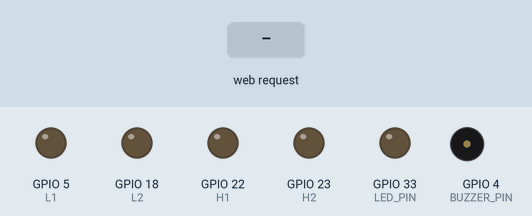
Bench run of a sketch on a simulated ESP32. On the bench: output pins drawn as LEDs (lit = HIGH), buzzer (waves = sounding, pin HIGH). The inputs (shaded band) are chosen by the test bench. WiFi joins after 1.5 s; servers stay silent unless stated; pins used as bus, display or sensor lines are not drawn; what the sketch prints to the serial monitor is not drawn.

Above: at 3.0 s.
3.1 s: HTTP request GET /forward received
At 3.4 s:
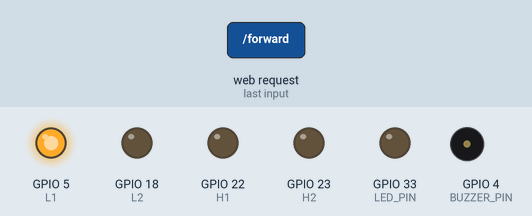
4.6 s: HTTP request GET /back received
At 5.7 s:
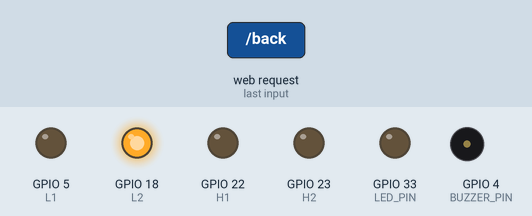
6.1 s: HTTP request GET /head_forward received
At 6.9 s:
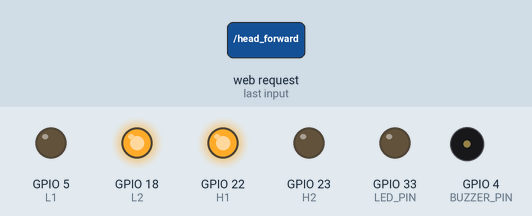
7.6 s: HTTP request GET /right received
At 8.0 s:
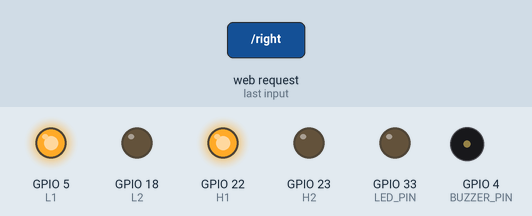
9.1 s: HTTP request GET /stop received
At 10.3 s:
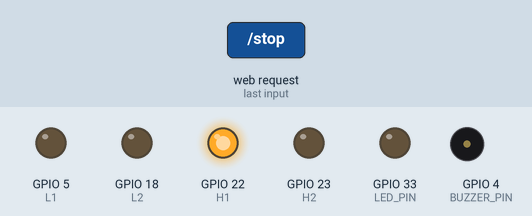
10.6 s: HTTP request GET /head_left received
At 11.5 s:
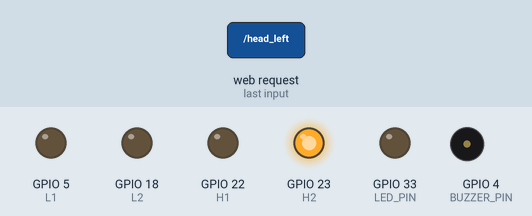
Timing chart, 0 to 13.1 s (numbered marks = the images above; inputs shaded):
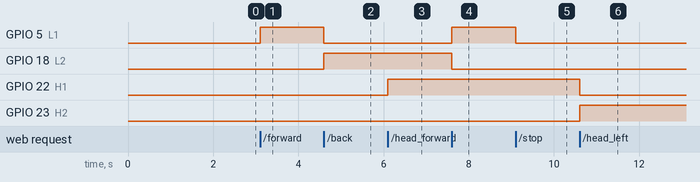

The sketch:

esp32.ino
```cpp
#include <WiFi.h>
#include <WebServer.h>
#include <WiFiClientSecure.h>
#include <UniversalTelegramBot.h>

// ================= WIFI =================
const char *ssid = "OnePlus 12R";
const char *password = "12244687";

// ================= TELEGRAM =================
#define BOT_TOKEN "8735905267:AAF-54q_wJZRivWnv-JWVKCmB572n9vT6Z0"
#define CHAT_ID "1012506978"

WiFiClientSecure client;
UniversalTelegramBot bot(BOT_TOKEN, client);

// ================= SERVER =================
WebServer server(80);

// ===== MOTOR PINS =====
#define L1 5
#define L2 18
#define R1 19
#define R2 21

// ===== HEAD MOTOR =====
#define H1 22
#define H2 23

// ===== DEVICES =====
#define LED_PIN 33
#define BUZZER_PIN 4
#define METAL_PIN 34

bool gunActive = false;

// ================= MOTOR =================
void stopAll(){
  digitalWrite(L1,LOW);
  digitalWrite(L2,LOW);
  digitalWrite(R1,LOW);
  digitalWrite(R2,LOW);
  server.send(200,"text/plain","OK");
}

void forward(){
  digitalWrite(L1,HIGH);
  digitalWrite(L2,LOW);
  digitalWrite(R1,HIGH);
  digitalWrite(R2,LOW);
  server.send(200,"text/plain","OK");
}

void backward(){
  digitalWrite(L1,LOW);
  digitalWrite(L2,HIGH);
  digitalWrite(R1,LOW);
  digitalWrite(R2,HIGH);
  server.send(200,"text/plain","OK");
}

void left(){
  digitalWrite(L1,LOW);
  digitalWrite(L2,HIGH);
  digitalWrite(R1,HIGH);
  digitalWrite(R2,LOW);
  server.send(200,"text/plain","OK");
}

void right(){
  digitalWrite(L1,HIGH);
  digitalWrite(L2,LOW);
  digitalWrite(R1,LOW);
  digitalWrite(R2,HIGH);
  server.send(200,"text/plain","OK");
}

// ================= HEAD =================
void headForward(){
  digitalWrite(H1,HIGH);
  digitalWrite(H2,LOW);
  server.send(200,"text/plain","OK");
}

void headLeft(){
  digitalWrite(H1,LOW);
  digitalWrite(H2,HIGH);
  server.send(200,"text/plain","OK");
}

void headStop(){
  digitalWrite(H1,LOW);
  digitalWrite(H2,LOW);
  server.send(200,"text/plain","OK");
}

// ================= PERSON ALERT =================
void personDetected(){

  if(!gunActive){
    digitalWrite(LED_PIN,HIGH);
    delay(150);
    digitalWrite(LED_PIN,LOW);
  }

  server.send(200,"text/plain","OK");
}

// ================= GUN =================
void gunOn(){
  gunActive = true;
  digitalWrite(LED_PIN,HIGH);
  server.send(200,"text/plain","OK");
}

void gunOff(){
  gunActive = false;
  digitalWrite(LED_PIN,LOW);
  server.send(200,"text/plain","OK");
}

// ================= BUZZER =================
void buzzerOn(){
  digitalWrite(BUZZER_PIN,HIGH);
  server.send(200,"text/plain","OK");
}

void buzzerOff(){
  digitalWrite(BUZZER_PIN,LOW);
  server.send(200,"text/plain","OK");
}

// ================= METAL SENSOR =================
void getMetalStatus(){

  int metal = digitalRead(METAL_PIN);

  if(metal == HIGH){
    digitalWrite(BUZZER_PIN,HIGH);
    server.send(200,"text/plain","1");
  }
  else{
    digitalWrite(BUZZER_PIN,LOW);
    server.send(200,"text/plain","0");
  }
}

// ================= SETUP =================
void setup(){

  Serial.begin(115200);

  pinMode(L1,OUTPUT);
  pinMode(L2,OUTPUT);
  pinMode(R1,OUTPUT);
  pinMode(R2,OUTPUT);

  pinMode(H1,OUTPUT);
  pinMode(H2,OUTPUT);

  pinMode(LED_PIN,OUTPUT);
  pinMode(BUZZER_PIN,OUTPUT);

  pinMode(METAL_PIN,INPUT);

  // ===== WIFI =====
  WiFi.begin(ssid,password);

  Serial.print("Connecting");

  while(WiFi.status()!=WL_CONNECTED){
    delay(500);
    Serial.print(".");
  }

  Serial.println("\nWiFi Connected");

  IPAddress ip = WiFi.localIP();

  Serial.print("ESP32 IP: ");
  Serial.println(ip);

  // ===== TELEGRAM SSL =====
  client.setInsecure();

  // ===== SEND IP TO TELEGRAM =====
  String msg = "ESP32 ONLINE\nIP: " + ip.toString();
  bot.sendMessage(CHAT_ID,msg,"");

  // ===== ROUTES =====
  server.on("/forward",forward);
  server.on("/back",backward);
  server.on("/left",left);
  server.on("/right",right);
  server.on("/stop",stopAll);

  server.on("/head_forward",headForward);
  server.on("/head_left",headLeft);
  server.on("/head_stop",headStop);

  server.on("/person_detected",personDetected);

  server.on("/buzzer_on",buzzerOn);
  server.on("/buzzer_off",buzzerOff);

  server.on("/gun_on",gunOn);
  server.on("/gun_off",gunOff);

  server.on("/metal_status",getMetalStatus);

  server.begin();

  Serial.println("Web Server Started");
}

// ================= LOOP =================
void loop(){
  server.handleClient();
}
```

Measured:
- after the input at 3.1 s, GPIO 5 (L1): LOW → HIGH at once
- after the input at 4.6 s, GPIO 5 (L1): HIGH → LOW at once; GPIO 18 (L2): LOW → HIGH at once
- after the input at 6.1 s, GPIO 22 (H1): LOW → HIGH at once
- after the input at 7.6 s, GPIO 5 (L1): LOW → HIGH at once; GPIO 18 (L2): HIGH → LOW at once
- after the input at 9.1 s, GPIO 5 (L1): HIGH → LOW at once
- after the input at 10.6 s, GPIO 22 (H1): HIGH → LOW at once; GPIO 23 (H2): LOW → HIGH at once
